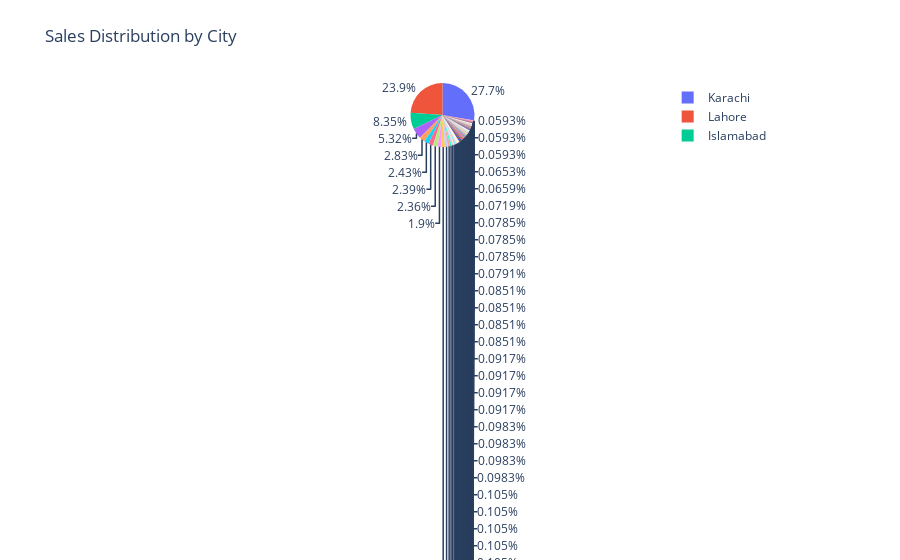

Notebook cell for this chart:
### Code cell
px.bar(df.groupby("category")["sales"].sum().reset_index(), x="category", y="sales", title="Sales by Category")
px.pie(df.groupby("city")["sales"].sum().reset_index(), names="city", values="sales", title="Sales Distribution by City")

### Figure 1 — Plotly figure (JSON) as saved in the notebook; plotly's stock layout.template omitted (floating-point values rounded to 4 significant figures)
{"data": [{"domain": {"x": [0, 1], "y": [0, 1]}, "hovertemplate": "city=%{label}<br>sales=%{value}<extra></extra>", "labels": ["ABDUL HAKIM", "Abbottabad", "Arifwala", "BHAKKAR", "Bahawalnagar", "Bahawalpur", "Batkhela", "Batkhela Distt Malakand", "Burewala", "Chakwal", "Charsadda", "Chicha Watni", "Chistian", "DARGAI", "DAULAT PUR", "DIGRI", "Depalpur", "Dera Ghazi Khan", "Dera Ismail Khan", "Dera ala yar", "Dharki", "Faisalabad", "GILGIT", "Ghotki", "Gujar Khan", "Gujranwala", "Gujrat", "Hafizabad", "Hasilpur", "Hyderabad", "Islamabad", "Jampur", "Jamshoro", "Jhelum", "KAMBER ALI KHAN", "KHAIR PUR MEERU", "Kabir Wala", "Kamoki", "Kandhkot", "Karachi", "Kark", "Kasur", "Khairpur", "Khanewal", "Khanpur", "Kharian", "Lahore", "Lakki Marwat", "Larkana", "Liaqatpur", "Lodhran", "MIRAN SHAH", "Mailsi", "Mandi Bahauddin", "Mansehra", "Mardan", "Mianwali", "Mingora (swat)", "Mirpur (a. K)", "Mirpur Khas", "Moro", "Multan", "Muzaffargarh", "Nawab Shah", "Nowshera", "Nowshera virkan", "Okara", "Pakpattan", "Pattoki", "Peshawar", "Pindi bhattian", "Quetta", "RENALAKHURD", "Rahim yar khan", "Raiwind", "Rawalpindi", "Retra", "SANGHAR", "Sadiqabad", "Sahiwal", "Sambrial", "Sargodha", "Sehwan", "Sheikhupura", "Shikarpur", "Shorkot Cantt.", "Sialkot", "Sukkur", "Swabi", "Tando Adam", "Tando ala yar", "Taxila", "Toba Tek Sing", "Turbat", "Vehari", "Wah Cantt", "Zaida", "bannu", "kot addu", "کھڈیاں خاص"], "legendgroup": "", "name": "", "showlegend": true, "type": "pie", "values": [4470, 12750, 1390, 1590, 3580, 13249, 4370, 1590, 1090, 1890, 2280, 5180, 1590, 2590, 1290, 2380, 1590, 5580, 3390, 3180, 1190, 42939, 4880, 23000, 1590, 28879, 9140, 3580, 1590, 36217, 126548, 2489, 1190, 4170, 1490, 1199, 1590, 2680, 1490, 420513, 2580, 1490, 3080, 4180, 4080, 1490, 361694, 1290, 1590, 3390, 6680, 1290, 1390, 990, 3080, 4179, 4770, 7450, 2780, 1590, 1590, 36799, 1980, 2190, 3960, 2780, 4089, 3390, 1390, 27849, 1290, 16390, 6480, 9579, 2880, 80677, 899, 1590, 2480, 8740, 899, 3870, 1590, 4670, 1390, 1190, 35727, 3080, 2489, 3780, 1590, 3880, 1980, 3080, 2590, 11540, 899, 999, 1790, 1590]}], "layout": {"legend": {"tracegroupgap": 0}, "title": {"text": "Sales Distribution by City"}}}
